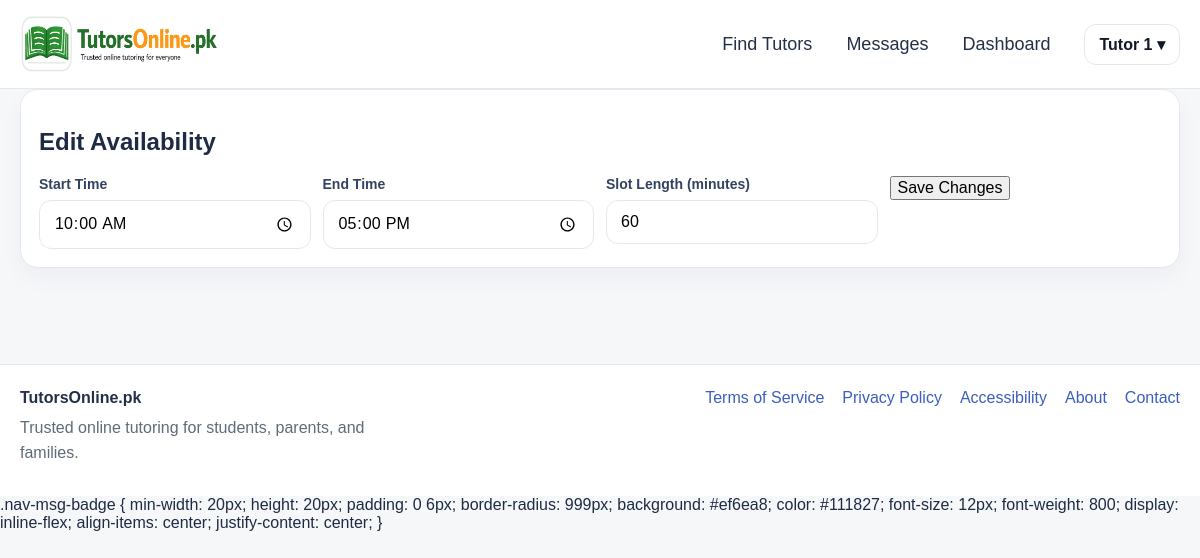
Screenshot of /settings/availability/1/edit (signed in) with the database file from the repository.
### app.py (models this page shows, shortened)
class User(UserMixin, db.Model):
    id = db.Column(db.Integer, primary_key=True)
    email = db.Column(db.String(120), unique=True, nullable=False)
    password_hash = db.Column(db.String(255), nullable=False)
    role = db.Column(db.String(20), nullable=False, default="student")
    full_name = db.Column(db.String(120), nullable=False)
    public_name = db.Column(db.String(120), nullable=False)
    qualification = db.Column(db.String(120), default="")
    subjects = db.Column(db.String(255), default="")
    class_levels = db.Column(db.String(255), default="")
    experience_years = db.Column(db.Integer, default=0)
    bio = db.Column(db.Text, default="")
    degree_title = db.Column(db.String(255), default="")
    degree_major = db.Column(db.String(255), default="")
    degree_institution = db.Column(db.String(255), default="")
    degree_year = db.Column(db.String(50), default="")
    degree_grade = db.Column(db.String(50), default="")
    previous_path_choice = db.Column(db.String(50), default="")
    mphil_title = db.Column(db.String(255), default="")
    mphil_major = db.Column(db.String(255), default="")
    mphil_institution = db.Column(db.String(255), default="")
    mphil_year = db.Column(db.String(50), default="")
    mphil_grade = db.Column(db.String(50), default="")
    mphil_additional_note = db.Column(db.String(255), default="")
    masters_title = db.Column(db.String(255), default="")
    masters_major = db.Column(db.String(255), default="")
    masters_institution = db.Column(db.String(255), default="")
    masters_year = db.Column(db.String(50), default="")
    masters_grade = db.Column(db.String(50), default="")
    masters_additional_note = db.Column(db.String(255), default="")
    bachelor_title = db.Column(db.String(255), default="")
    bachelor_major = db.Column(db.String(255), default="")
    bachelor_institution = db.Column(db.String(255), default="")
    bachelor_year = db.Column(db.String(50), default="")
    bachelor_grade = db.Column(db.String(50), default="")
    bachelor_additional_note = db.Column(db.String(255), default="")
    inter_program = db.Column(db.String(100), default="")
    inter_institution = db.Column(db.String(255), default="")
    inter_grade = db.Column(db.String(50), default="")
    inter_year = db.Column(db.String(50), default="")
    matric_program = db.Column(db.String(100), default="")
    matric_institution = db.Column(db.String(255), default="")
    matric_grade = db.Column(db.String(50), default="")
    matric_year = db.Column(db.String(50), default="")
    gender = db.Column(db.String(50), default="")
    city = db.Column(db.String(120), default="")
    main_subject = db.Column(db.String(120), default="")
    additional_subjects = db.Column(db.String(255), default="")
    student_level = db.Column(db.String(120), default="")
    student_subject_needed = db.Column(db.String(120), default="")
    preferred_tutor_gender = db.Column(db.String(50), default="")
    learning_mode = db.Column(db.String(50), default="")
    teaching_mode = db.Column(db.String(50), default="")
    hourly_rate = db.Column(db.Integer, default=0)
    mobile_number = db.Column(db.String(40), default="")
    cnic_number = db.Column(db.String(40), default="")
    profile_image = db.Column(db.String(255), default="")
    degree_file = db.Column(db.String(255), default="")
    additional_qualification_level = db.Column(db.String(80), default="")
    additional_qualification_title = db.Column(db.String(255), default="")
    additional_qualification_major = db.Column(db.String(255), default="")
    additional_qualification_institution = db.Column(db.String(255), default="")
    additional_qualification_year = db.Column(db.String(50), default="")
    additional_qualification_grade = db.Column(db.String(50), default="")
    additional_qualification_file = db.Column(db.String(255), default="")
    demo_video_url = db.Column(db.String(255), default="")
    demo_video_file = db.Column(db.String(255), default="")
    modest_profile = db.Column(db.Boolean, default=False)
    audio_only = db.Column(db.Boolean, default=False)
    is_active_user = db.Column(db.Boolean, default=True)
    is_verified_tutor = db.Column(db.Boolean, default=False)
    profile_stage = db.Column(db.String(40), default="basic_complete")
    verification_submitted_at = db.Column(db.DateTime)
    approved_at = db.Column(db.DateTime)
    rejected_at = db.Column(db.DateTime)
    admin_review_note = db.Column(db.Text, default="")
    is_public_tutor = db.Column(db.Boolean, default=False)
    tutor_category = db.Column(db.String(80), default="")
    bonus_credits = db.Column(db.Integer, default=0)
    total_earnings_pkr = db.Column(db.Integer, default=0)
    monthly_earnings_pkr = db.Column(db.Integer, default=0)
    sessions_completed = db.Column(db.Integer, default=0)
    rating_avg = db.Column(db.Float, default=0.0)
    rating_count = db.Column(db.Integer, default=0)
    credits_balance = db.Column(db.Integer, default=0)
    pending_payout_pkr = db.Column(db.Integer, default=0)
    payout_method = db.Column(db.String(30), default="bank")
    payout_account_title = db.Column(db.String(120), default="")
    payout_account_number = db.Column(db.String(120), default="")
    payout_iban = db.Column(db.String(64), default="")
    created_at = db.Column(db.DateTime, default=datetime.utcnow)
    bookings_as_student = db.relationship(
        "Booking",
        backref="student",
        lazy=True,
        foreign_keys="Booking.student_id",
    )
    bookings_as_tutor = db.relationship(
        "Booking",
        backref="tutor",
        lazy=True,
        foreign_keys="Booking.tutor_id",
    )
    @property
    def is_active(self):
        return self.is_active_user

class TutorAvailabilityRule(db.Model):
    id = db.Column(db.Integer, primary_key=True)
    tutor_id = db.Column(db.Integer, db.ForeignKey("user.id"), nullable=False)
    weekday = db.Column(db.Integer, nullable=False)  # 0 = Monday, 6 = Sunday
    start_time = db.Column(db.String(5), nullable=False)  # HH:MM
    end_time = db.Column(db.String(5), nullable=False)    # HH:MM
    slot_minutes = db.Column(db.Integer, default=60)
    is_active = db.Column(db.Boolean, default=True)
    created_at = db.Column(db.DateTime, default=datetime.utcnow)
    tutor = db.relationship("User", backref="availability_rules")

### app.py (the view, shortened to what this page needs)
@app.route("/admin/users/<int:user_id>/delete", methods=["POST"])
@app.route("/settings/availability/<int:rule_id>/edit", methods=["GET", "POST"])
@login_required
def edit_availability_rule(rule_id):
    if current_user.role != "tutor":
        flash("Unauthorized.", "danger")
        return redirect(url_for("settings"))
    rule = TutorAvailabilityRule.query.get_or_404(rule_id)
    if rule.tutor_id != current_user.id:
        flash("Unauthorized.", "danger")
        return redirect(url_for("settings"))
    return render_template("edit_availability.html", rule=rule)

### app.py (called while the page is built, shortened)
@app.context_processor
def inject_message_badge():
    return {
        "global_unread_messages": unread_message_count_for(current_user)
        if current_user.is_authenticated else 0
    }

@login_manager.user_loader
def load_user(user_id):
    return User.query.get(int(user_id))

@app.context_processor
def inject_globals():
    return {
        "credit_rate": app.config["CREDIT_RATE"],
        "google_configured": bool(
            app.config["GOOGLE_CLIENT_ID"] and app.config["GOOGLE_CLIENT_SECRET"]
        ),
        "under_construction": UNDER_CONSTRUCTION,
    }

@app.before_request
def construction_gate():
    if request.method == "GET" and not request.path.startswith("/static/"):
        if not session.get("_visit_counted"):
            session["_visit_counted"] = True
            app.config["VISITOR_COUNT"] = app.config.get("VISITOR_COUNT", 0) + 1
    if current_user.is_authenticated and current_user.role == "admin":
        if request.args.get("preview") == "1":
            return
    if current_user.is_authenticated and current_user.role == "admin":
        if request.args.get("preview") == "1":
            session["preview_mode"] = True
    if session.get("preview_mode"):
        return
    if not UNDER_CONSTRUCTION:
        return

def unread_message_count_for(user):
    if not user or not getattr(user, "is_authenticated", False):
        return 0
    if user.role == "student":
        convo_ids = [
            c.id for c in Conversation.query.filter_by(student_id=user.id).all()
        ]
    elif user.role == "tutor":
        convo_ids = [
            c.id for c in Conversation.query.filter_by(tutor_id=user.id).all()
        ]
    elif user.role == "admin":
        return 0
    else:
        return 0
    if not convo_ids:
        return 0
    return Message.query.filter(
        Message.conversation_id.in_(convo_ids),
        Message.sender_id != user.id,
        Message.is_read == False
    ).count()

### templates/edit_availability.html
{% extends 'base.html' %}
{% block content %}
<section class="card">
  <h1>Edit Availability</h1>
  <form method="post" class="form-grid two-col">
    <div>
      <label class="small-label">Start Time</label>
      <input type="time" name="start_time" value="{{ rule.start_time }}" required>
    </div>
    <div>
      <label class="small-label">End Time</label>
      <input type="time" name="end_time" value="{{ rule.end_time }}" required>
    </div>
    <div>
      <label class="small-label">Slot Length (minutes)</label>
      <input type="number" name="slot_minutes" value="{{ rule.slot_minutes }}" min="15" step="15">
    </div>
    <div class="full-width">
      <button class="btn btn-primary" type="submit">Save Changes</button>
    </div>
  </form>
</section>
{% endblock %}

### templates/base.html (shortened to what this page needs)
<!doctype html>
<html lang="en">
<head>
  <link rel="stylesheet" href="{{ url_for('static', filename='css/styles.css') }}">
</head>
<body>
  <header class="site-header">
    <div class="container nav-wrap">
      <a href="{{ url_for('index') }}" class="brand">
        <img src="{{ url_for('static', filename='images/logo.png') }}" alt="TutorsOnline.pk" class="brand-logo">
      </a>
     <nav class="main-nav">
      <a href="{{ url_for('tutors') }}">Find Tutors</a>
      {% if current_user.is_authenticated %}
        <a href="{{ url_for('messages_inbox') }}" class="nav-messages-link">
          Messages
        </a>
        <a href="{{ url_for('dashboard') }}">Dashboard</a>
        <div class="nav-user-dropdown">
          <button type="button" class="nav-user-trigger">
            {{ current_user.public_name or 'Account' }} ▾
          </button>
        </div>
      {% else %}
        <a href="{{ url_for('contact') }}">Contact</a>
        <a href="{{ url_for('login') }}">Login</a>
        <a href="{{ url_for('register') }}" class="nav-join-btn">Join</a>
      {% endif %}
    </nav>
    </div>
  </header>
  <main class="site-main">
    <div class="container">
      {% block content %}{% endblock %}
    </div>
  </main>
  <footer class="site-footer">
    <div class="container footer-wrap">
      <div class="footer-brand">
        <strong>TutorsOnline.pk</strong>
        <p>Trusted online tutoring for students, parents, and families.</p>
      </div>
      <div class="footer-links">
        <a href="{{ url_for('terms') }}">Terms of Service</a>
        <a href="{{ url_for('privacy') }}">Privacy Policy</a>
        <a href="{{ url_for('accessibility') }}">Accessibility</a>
        <a href="{{ url_for('about') }}">About</a>
        <a href="{{ url_for('contact') }}">Contact</a>
      </div>
    </div>
  </footer>
.nav-msg-badge {
  min-width: 20px;
  height: 20px;
  padding: 0 6px;
  border-radius: 999px;
  background: #ef6ea8;
  color: #111827;
  font-size: 12px;
  font-weight: 800;
  display: inline-flex;
  align-items: center;
  justify-content: center;
}
</body>
</html>

### static/css/styles.css (style rules this page uses)
:root { --bg: #f6f7f9; --surface: #ffffff; --surface-soft: rgba(255, 255, 255, 0.92); --text: #1f2a44; --muted: #5f6b7a; --line: #e3e8ee; --brand: #347a46; --brand-dark: #2d673c; --brand-light: #eef6f0; --blue: #2f67e8; --blue-dark: #2251bf; --shadow-soft: 0 12px 32px rgba(26, 37, 57, 0.05); --shadow-card: 0 14px 28px rgba(20, 31, 55, 0.06); --radius-xl: 28px; --radius-lg: 22px; --radius-md: 18px; --radius-sm: 14px; }
* { box-sizing: border-box; }
html { scroll-behavior: smooth; }
body { margin: 0; font-family: Arial, Helvetica, sans-serif; background: var(--bg); color: var(--text); }
a { text-decoration: none; color: var(--brand); }
img { max-width: 100%; }
.container { max-width: 1240px; margin: 0 auto; padding: 0 20px; }
.site-main { padding: 0 0 48px; }
.site-header { background: rgba(255, 255, 255, 0.95); border-bottom: 1px solid var(--line); position: sticky; top: 0; z-index: 50; backdrop-filter: blur(10px); }
.nav-wrap { min-height: 88px; display: flex; align-items: center; justify-content: space-between; gap: 20px; }
.brand { display: flex; align-items: center; }
.brand-logo { height: 58px; width: auto; display: block; }
.main-nav { display: flex; align-items: center; gap: 34px; flex-wrap: wrap; }
.main-nav a { color: #243047; font-size: 18px; font-weight: 500; }
.card { background: var(--surface); border: 1px solid var(--line); border-radius: 18px; padding: 18px; box-shadow: 0 10px 24px rgba(14, 32, 73, 0.04); }
.form-grid { display: grid; gap: 12px; }
.form-grid.two-col { grid-template-columns: repeat(auto-fit, minmax(220px, 1fr)); }
input, select, textarea, button, progress { font: inherit; }
input, select, textarea { width: 100%; padding: 12px 14px; border: 1px solid var(--line); border-radius: 12px; background: #ffffff; }
.small-label { display: block; margin-bottom: 8px; font-size: 14px; font-weight: 700; color: #33425f; }
.site-footer { margin-top: 48px; background: #ffffff; border-top: 1px solid var(--line); }
.footer-wrap { display: flex; justify-content: space-between; gap: 24px; padding: 24px 20px 30px; flex-wrap: wrap; }
.footer-brand strong { display: block; margin-bottom: 8px; color: #243047; }
.footer-brand p { margin: 0; color: var(--muted); max-width: 380px; line-height: 1.6; }
.footer-links { display: flex; gap: 18px; flex-wrap: wrap; align-items: flex-start; }
.footer-links a { color: #3b5fbf; font-weight: 500; }
:root { --homepage-max: 1280px; --hero-height-desktop: 500px; --hero-height-tablet: 430px; --hero-height-mobile: 360px; --glass: rgba(255, 255, 255, 0.78); --glass-strong: rgba(255, 255, 255, 0.9); --brand-grad: linear-gradient(135deg, #2f67e8 0%, #347a46 100%); --soft-ring: 0 0 0 4px rgba(47, 103, 232, 0.08); --shadow-premium: 0 18px 45px rgba(17, 24, 39, 0.08); --shadow-premium-lg: 0 30px 70px rgba(17, 24, 39, 0.14); }
.container { max-width: var(--homepage-max); }

### templates/base.html (style rules this page uses)
.nav-messages-link { position: relative; display: inline-flex; align-items: center; gap: 8px; }
.nav-user-dropdown { position: relative; display: inline-block; }
.nav-user-trigger { border: 1px solid var(--line); background: #fff; color: #111827; border-radius: 12px; padding: 10px 14px; font-weight: 700; cursor: pointer; }

### rows the page displays
User: public_name "Tutor 1"
TutorAvailabilityRule: start_time "10:00", end_time "17:00", slot_minutes "60"
